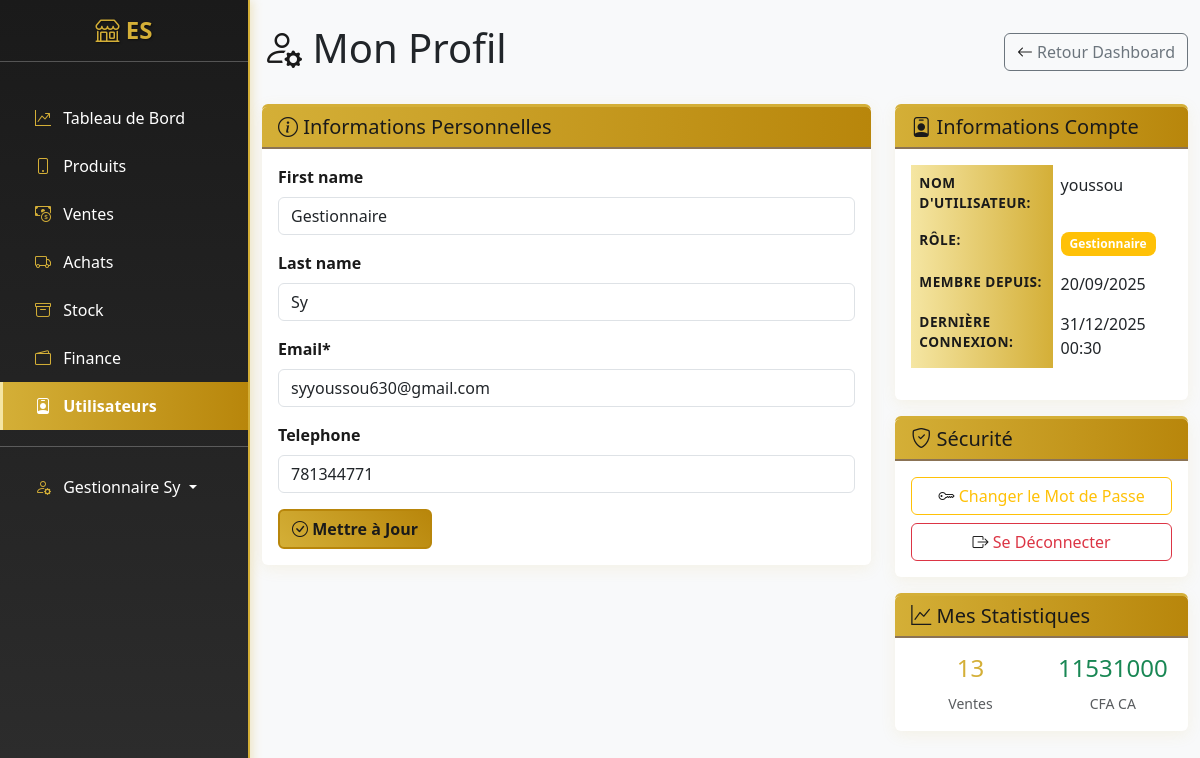
The app's page /accounts/profile/ (signed in) with its own data.
### apps/users/models.py (models this page shows, shortened)
class User(AbstractUser):
    ROLE_CHOICES = [
        ('admin', 'Administrateur'),
        ('manager', 'Gestionnaire'),
        ('cashier', 'Caissier'),
    ]
    email = models.EmailField(unique=True)
    telephone = models.CharField(max_length=15, blank=True)
    role = models.CharField(max_length=20, choices=ROLE_CHOICES, default='admin')
    date_creation = models.DateTimeField(auto_now_add=True)
    USERNAME_FIELD = 'username'
    REQUIRED_FIELDS = ['email']
    class Meta:
        verbose_name = "Utilisateur"
        verbose_name_plural = "Utilisateurs"
    @property
    def ventes_count(self):
        return self.ventes_vendeur.count()
    @property
    def ca_total(self):
        return self.ventes_vendeur.aggregate(total=Sum('total_ttc'))['total'] or 0

### apps/users/views.py (the view, shortened to what this page needs)
# urls.py: path('profile/', views.ProfileView.as_view(), name='profile'),
class ProfileView(LoginRequiredMixin, UpdateView):
    model = User
    form_class = UserUpdateForm
    template_name = 'users/profile.html'
    success_url = reverse_lazy('users:profile')
    def get_object(self):
        return self.request.user

### apps/users/forms.py
class UserUpdateForm(forms.ModelForm):
    class Meta:
        model = User
        fields = ('first_name', 'last_name', 'email', 'telephone')
        widgets = {
            'first_name': forms.TextInput(attrs={'class': 'form-control'}),
            'last_name': forms.TextInput(attrs={'class': 'form-control'}),
            'email': forms.EmailInput(attrs={'class': 'form-control'}),
            'telephone': forms.TextInput(attrs={'class': 'form-control'}),
        }

### templates/users/profile.html (shortened to what this page needs)
{% extends 'base.html' %}
{% load crispy_forms_tags %}
{% block content %}
<div class="d-flex justify-content-between align-items-center mb-4">
    <h1><i class="bi bi-person-gear"></i> Mon Profil</h1>
    <a href="{% url 'dashboard:index' %}" class="btn btn-outline-secondary">
        <i class="bi bi-arrow-left"></i> Retour Dashboard
    </a>
</div>
<div class="row">
    <div class="col-md-8">
        <div class="card">
            <div class="card-header">
                <h5 class="card-title mb-0">
                    <i class="bi bi-info-circle"></i> Informations Personnelles
                </h5>
            </div>
            <div class="card-body">
                <form method="post">
                    {{ form|crispy }}
                    <button type="submit" class="btn btn-primary">
                        <i class="bi bi-check-circle"></i> Mettre à Jour
                    </button>
                </form>
            </div>
        </div>
    </div>
    <div class="col-md-4">
        <div class="card">
            <div class="card-header">
                <h5 class="card-title mb-0"><i class="bi bi-person-badge"></i> Informations Compte</h5>
            </div>
            <div class="card-body">
                <table class="table table-borderless">
                    <tr>
                        <th>Nom d'utilisateur:</th>
                        <td>{{ user.username }}</td>
                    </tr>
                    <tr>
                        <th>Rôle:</th>
                        <td>
                            <span
                                class="badge {% if user.role == 'admin' %}bg-danger{% elif user.role == 'manager' %}bg-warning{% else %}bg-info{% endif %}">
                                {{ user.get_role_display }}
                            </span>
                        </td>
                    </tr>
                    <tr>
                        <th>Membre depuis:</th>
                        <td>{{ user.date_creation|date:"d/m/Y" }}</td>
                    </tr>
                    <tr>
                        <th>Dernière connexion:</th>
                        <td>{{ user.last_login|date:"d/m/Y H:i"|default:"Jamais" }}</td>
                    </tr>
                </table>
            </div>
        </div>
        <div class="card mt-3">
            <div class="card-header">
                <h5 class="card-title mb-0"><i class="bi bi-shield-check"></i> Sécurité</h5>
            </div>
            <div class="card-body">
                <div class="d-grid gap-2">
                    <a href="{% url 'password_change' %}" class="btn btn-outline-warning">
                        <i class="bi bi-key"></i> Changer le Mot de Passe
                    </a>
                    <form method="post" action="{% url 'logout' %}" style="margin: 0;">
                        <button type="submit" class="btn btn-outline-danger w-100">
                            <i class="bi bi-box-arrow-right"></i> Se Déconnecter
                        </button>
                    </form>
                </div>
            </div>
        </div>
        <div class="card mt-3">
            <div class="card-header">
                <h5 class="card-title mb-0"><i class="bi bi-graph-up"></i> Mes Statistiques</h5>
            </div>
            <div class="card-body">
                <div class="row text-center">
                    <div class="col-6">
                        <h4 class="text-primary">{{ user.ventes_count|default:0 }}</h4>
                        <small class="text-muted">Ventes</small>
                    </div>
                    <div class="col-6">
                        <h4 class="text-success">{{ user.ca_total|default:0|floatformat:0 }}</h4>
                        <small class="text-muted">CFA CA</small>
                    </div>
                </div>
            </div>
        </div>
    </div>
</div>
{% endblock %}

### templates/base.html (shortened to what this page needs)
<!DOCTYPE html>
<html lang="fr">
    <head>
        <link href="https://cdn.jsdelivr.net/npm/bootstrap@5.3.0/dist/css/bootstrap.min.css" rel="stylesheet">
        <link rel="stylesheet" href="https://cdn.jsdelivr.net/npm/bootstrap-icons@1.11.0/font/bootstrap-icons.css">
        {% load static %}
        <link rel="stylesheet" href="{% static 'css/custom.css' %}">
    </head>
    <body>
        <div id="wrapper">
            <div class="d-md-flex">
                <nav id="sidebar" class="text-white collapse d-md-block" style="width: 250px; min-height: 100vh;">
                    <div class="position-sticky">
                        <div class="py-3">
                            <h4 class="text-center">
                                <i class="logo bi-shop"></i> ES
                            </h4>
                            <hr>
                        </div>
                        <div class="nav flex-column">
                            <a href="{% url 'dashboard:index' %}" class="nav-link text-white {% if request.resolver_match.app_name == 'dashboard' %}active{% endif %}">
                                <i class="logo bi-graph-up-arrow px-2"></i> Tableau de Bord
                            </a>
                            <a href="{% url 'produits:list' %}" class="nav-link text-white {% if request.resolver_match.app_name == 'produits' %}active{% endif %}">
                                <i class="logo bi-phone px-2"></i> Produits
                            </a>
                            <a href="{% url 'ventes:list' %}" class="nav-link text-white {% if request.resolver_match.app_name == 'ventes' %}active{% endif %}">
                                <i class="logo bi-cash-coin px-2"></i> Ventes
                            </a>
                            <a href="{% url 'achats:list' %}" class="nav-link text-white {% if request.resolver_match.app_name == 'achats' %}active{% endif %}">
                                <i class="logo bi-truck px-2"></i> Achats
                            </a>
                            <a href="{% url 'stock:list' %}" class="nav-link text-white {% if request.resolver_match.app_name == 'stock' %}active{% endif %}">
                                <i class="logo bi-archive px-2"></i> Stock
                            </a>
                            <a href="{% url 'finance:overview' %}" class="nav-link text-white {% if request.resolver_match.app_name == 'finance' %}active{% endif %}">
                                <i class="logo bi-wallet2 px-2"></i> Finance
                            </a>
                            {% if user.role in 'admin,manager' %}
                            <a href="{% url 'users:user_list' %}" class="nav-link text-white {% if request.resolver_match.app_name == 'users' %}active{% endif %}">
                                <i class="logo bi-person-badge px-2"></i> Utilisateurs
                            </a>
                            {% endif %}
                            <hr>
                            <div class="dropdown">
                                <a class="nav-link text-white dropdown-toggle" href="#" role="button" data-bs-toggle="dropdown">
                                    <i class="logo bi-person-gear px-2"></i> {{ user.get_full_name|default:user.username }}
                                </a>
                            </div>
                        </div>
                    </div>
                </nav>
                <main class="flex-fill">
                    <div class="container-fluid py-4">
                        {% block content %}{% endblock %}
                    </div>
                </main>
            </div>
        </div>
        {% load static %}
    </body>
</html>

### static/css/custom.css (style rules this page uses)
:root { --primary-color: #D4AF37; --primary-dark: #B8860B; --secondary-color: #1a1a1a; --secondary-light: #2d2d2d; --success-color: #28a745; --info-color: #17a2b8; --warning-color: #ffc107; --danger-color: #dc3545; --light-gold: #F5E6A3; --dark-gold: #8B7355; }
body { background-color: #f8f9fa; font-family: 'Segoe UI', Tahoma, Geneva, Verdana, sans-serif; }
#sidebar { background: linear-gradient(180deg, var(--secondary-color) 0%, var(--secondary-light) 100%); box-shadow: 2px 0 10px rgba(212, 175, 55, 0.3); border-right: 2px solid var(--primary-color); }
#sidebar .nav-link { padding: 0.75rem 1.5rem; border-radius: 0; transition: all 0.3s ease; color: #ffffff; border-left: 3px solid transparent; }
#sidebar h4 { color: var(--primary-color); text-shadow: 1px 1px 2px rgba(0,0,0,0.5); font-weight: bold; }
.logo { color: var(--primary-color); }
.card { border: none; box-shadow: 0 4px 15px rgba(212, 175, 55, 0.1); transition: all 0.3s ease; border-top: 3px solid var(--primary-color); }
.card-header { background: linear-gradient(90deg, var(--primary-color), var(--primary-dark)); color: var(--secondary-color); border-bottom: 2px solid var(--dark-gold); font-weight: 600; }
.btn-primary { background: linear-gradient(45deg, var(--primary-color), var(--primary-dark)); border: 2px solid var(--primary-dark); color: var(--secondary-color); font-weight: 600; transition: all 0.3s ease; }
.table th { background: linear-gradient(90deg, var(--light-gold), var(--primary-color)); color: var(--secondary-color); border: none; font-weight: 600; text-transform: uppercase; font-size: 0.85rem; letter-spacing: 0.5px; }
.badge { font-size: 0.75em; font-weight: 600; padding: 0.5em 0.75em; border-radius: 0.5rem; }
.form-label { color: var(--secondary-color); font-weight: 600; }
.bi { color: var(--secondary-color); }
.text-primary { color: var(--primary-color) !important; }

### records on screen
User: get_full_name "Gestionnaire Sy", first_name "Gestionnaire", last_name "Sy", email "syyoussou630@gmail.com", telephone "781344771", username "youssou", role "Gestionnaire", date_creation "20/09/2025", last_login "31/12/2025 00:30", ventes_count "13", ca_total "11531000"
